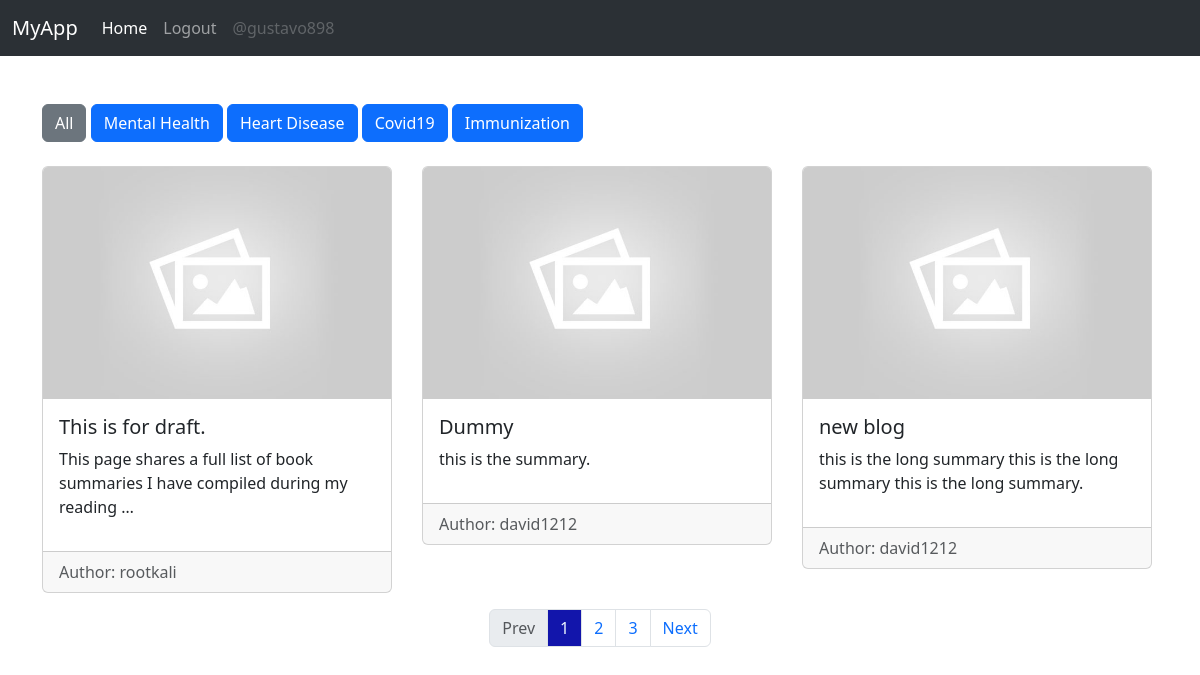
The app's page /blogpost-list/ (signed in) with its own data.
### myapp/models.py (models this page shows, shortened)
class CustomUser(AbstractUser):
    USER_TYPE_CHIOCE = (
        ('doctor', "Doctor"),
        ('patient', "Patient")
    )
    user_type = models.CharField(max_length=100, choices=USER_TYPE_CHIOCE, default='patient')
    first_name = models.CharField(max_length=200, null=True)
    last_name = models.CharField(max_length=200, null=True)
    email = models.EmailField(unique=True, null=True)
    profile_picture = models.ImageField(default='avatar.svg')
    address_line1 = models.CharField(max_length=255)
    city = models.CharField(max_length=200)
    state = models.CharField(max_length=200)
    pincode = models.CharField(max_length=20)

class Category(models.Model):
    name = models.CharField(max_length=100)

class BlogPost(models.Model):
    title = models.CharField(max_length=200)
    image = models.ImageField(default='default.jpg')
    category = models.ForeignKey(Category, on_delete=models.CASCADE, null=True, blank=True)
    summary = models.TextField(null=True, blank=True)
    content = models.TextField(null=True, blank=True)
    author = models.ForeignKey(CustomUser, on_delete=models.CASCADE)
    is_draft = models.BooleanField(default=False)
    @property
    def imageURL(self):
        try:
            url = self.image.url
        except:
            url = ''
        return url

### myapp/views.py (the view)
# urls.py: path('blogpost-list/', views.patient_dashboard, name="patient-dashboard"),
@login_required(login_url='login')
def patient_dashboard(request):
    if request.user.is_authenticated and request.user.user_type=='doctor':
        return redirect('doctor-dashboard')
    categories = Category.objects.all()
    q = request.GET.get('q') if request.GET.get('q') != None else ''
    posts = BlogPost.objects.filter(is_draft=False, category__name__icontains=q)
    posts, ranges = paginatePosts(request, posts)
    context = {'posts' : posts, 'categories' : categories, 'q' : q, 'ranges':ranges}
    return render(request, 'myapp/blogpost_list.html', context)

### myapp/utils.py (called while the page is built)
def paginatePosts(request, posts):
    page = request.GET.get('page')
    paginator = Paginator(posts, 3)
    try:
        posts = paginator.page(page)
    except PageNotAnInteger:
        page=1
        posts = paginator.page(page)
    except EmptyPage:
        page = paginator.num_pages
        posts = paginator.page(page)
    ranges = range(1, paginator.num_pages+1)
    return posts, ranges

### myapp/templates/myapp/blogpost_list.html (shortened to what this page needs)
{% extends "main.html" %}
{% block content %}
<div class="container">
  {% if q == "" %}
  <a class="btn btn-secondary" href="{% url 'patient-dashboard' %}">All</a>
  {% else %}
  <a class="btn btn-primary" href="{% url 'patient-dashboard' %}">All</a>
  {% endif %}
  {% for category in categories %}
    {% if category.name == q %}
    <a class="btn btn-secondary" href="{% url 'patient-dashboard' %}?q={{category.name}}">{{category.name}}</a>
    {% else %}
    <a class="btn btn-primary" href="{% url 'patient-dashboard' %}?q={{category.name}}">{{category.name}}</a>
    {% endif %}
  {% endfor %}
<br><br>
  <div class="row">
    {% for post in posts %}
    <div class="col-md-4 mb-3">
      <div class="card">
        <img src="{{ post.imageURL }}" class="card-img-top" alt="{{ post.title }}">
        <div class="card-body">
          <h5 class="card-title">{{ post.title }}</h5>
          <p class="card-text">{{ post.summary|truncatewords:15 }}</p>
        </div>
        <div class="card-footer text-muted">
          Author: {{ post.author.username }}
        </div>
      </div>
    </div>
    {% endfor %}
  </div>
</div>
{% include 'pagination.html' with query_set=posts %}
{% endblock content %}

### templates/navbar.html (shortened to what this page needs)
<nav class="navbar navbar-expand-lg bg-body-tertiary" data-bs-theme="dark">
    <div class="container-fluid">
      <a class="navbar-brand disabled" href="#">MyApp</a>
      <div class="collapse navbar-collapse" id="navbarSupportedContent">
        <ul class="navbar-nav me-auto mb-2 mb-lg-0">
          <li class="nav-item">
            <a class="nav-link active" aria-current="page" href="{% url 'home' %}">Home</a>
          </li>
          {% if request.user.is_authenticated %}
          <li class="nav-item">
            <a class="nav-link" href="{% url 'logout' %}">Logout</a>
          </li>
          <li class="nav-item">
            <a class="nav-link disabled" aria-disabled="true">@{{request.user}}</a>
          </li>
          {% endif %}
        </ul>
      </div>
    </div>
  </nav>

### static/styles/style.css (style rules this page uses)
.card { width: 350px; }

### records on screen
CustomUser: user "gustavo898"
Category: name "Mental Health"
Category: name "Heart Disease"
Category: name "Covid19"
Category: name "Immunization"
BlogPost: imageURL (placeholder picture), title "This is for draft.", summary "This page shares a full list of book summaries I have compiled during my reading …", author.username "rootkali"
BlogPost: imageURL (placeholder picture), title "Dummy", summary "this is the summary.", author.username "david1212"
BlogPost: imageURL (placeholder picture), title "new blog", summary "this is the long summary this is the long summary this is the long summary.", author.username "david1212"

### other values on screen
{{ page }} "1"
{{ page }} "2" "3"
